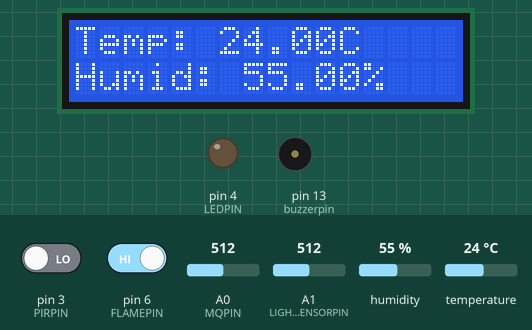
The sketch below on a simulated Arduino Uno, built with avr-gcc and run on an emulated ATmega328P. Parts: 16×2 character LCD, output pins drawn as LEDs (lit = HIGH), buzzer (waves = sounding). The test bench sets the inputs (shaded band); at power-on: pin 3 (PIRPIN) LOW, pin 6 (FLAMEPIN) HIGH, humidity 55 %, temperature 24 °C, A0 (MQPIN) = 512, A1 (LIGHT_SENSORPIN) = 512. What the sketch prints to the serial monitor is not drawn.

Above: at 1.2 s.
1.3 s: pin 3 (PIRPIN) driven HIGH
At 11.1 s:
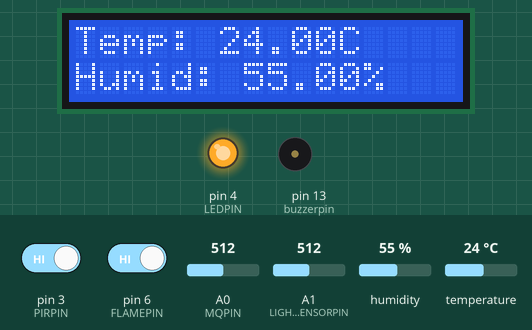
11.7 s: pin 6 (FLAMEPIN) driven LOW
At 21.3 s:
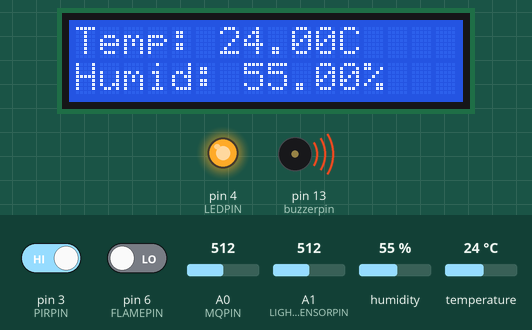
21.8 s: pin 3 (PIRPIN) driven LOW
At 31.5 s:
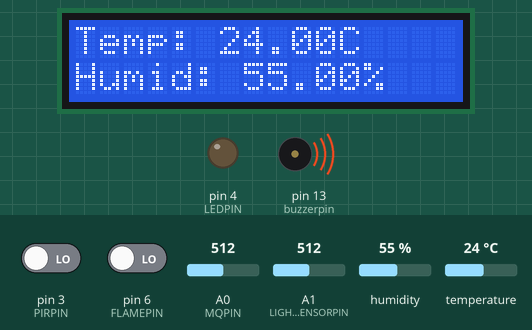
31.9 s: humidity set to 22 %
At 41.7 s:
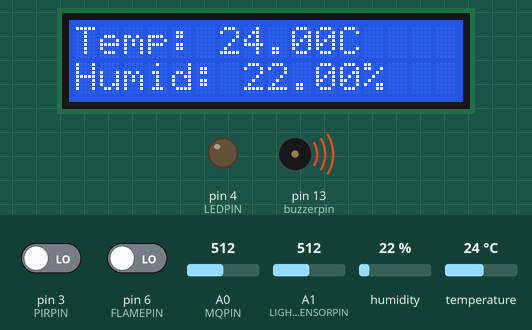
42.0 s: temperature set to 12 °C
At 51.8 s:
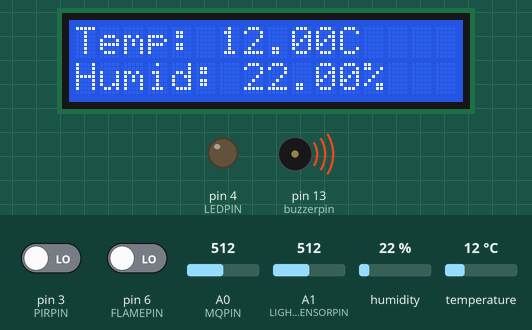
52.1 s: humidity set to 40 %
At 62.1 s:
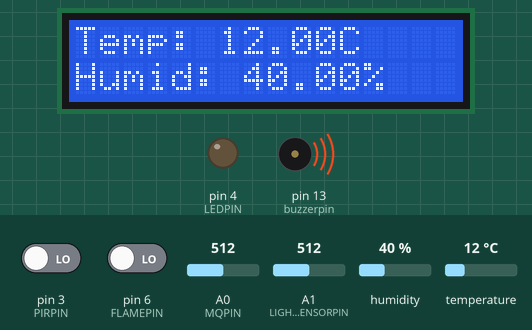
Timing chart, 0 to 63.2 s (numbered marks = the images above; inputs shaded):
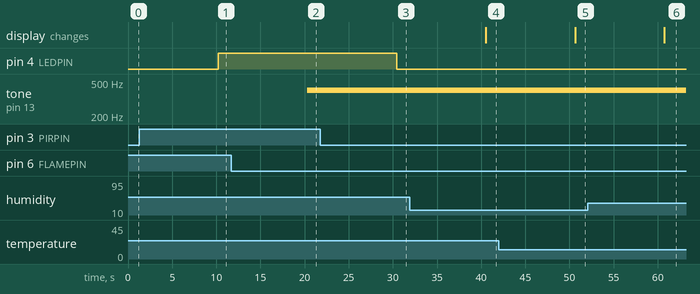

Measured:
- after the input at 1.3 s, pin 4 (LEDPIN): LOW → HIGH after 8.9 s
- after the input at 11.7 s, tone on pin 13 (buzzerpin): silent → 400 Hz after 8.6 s
- after the input at 21.8 s, pin 4 (LEDPIN): HIGH → LOW after 8.6 s
- after the input at 31.9 s, the display: changes after 8.6 s (image 4)
- after the input at 42.0 s, the display: changes after 8.6 s (image 5)
- after the input at 52.1 s, the display: changes after 8.6 s (image 6)

The sketch:

Arduino_main.ino
```cpp
#include "DHT.h"
#include <LiquidCrystal_I2C.h>

#define DHTPIN 2
#define DHTTYPE DHT11
#define MQPIN A0
#define PIRPIN 3
#define LEDPIN 4
#define I2C_ADDR 0x27
// #define BUZZERPIN 13
#define FLAMEPIN 6
#define LIGHT_SENSORPIN A1 // Analog pin connected to the light sensor

const int lightMin = 1023; // Maximum light value (minimum resistance)
const int lightMax = 0;
const int buzzerpin = 13;    // Minimum light value (maximum resistance)

DHT dht(DHTPIN, DHTTYPE);
LiquidCrystal_I2C lcd(I2C_ADDR, 16, 2);

void setup() {
  Serial.begin(9600); // Start serial communication at 9600 baud for ESP32
  dht.begin();
  pinMode(PIRPIN, INPUT);
  pinMode(LEDPIN, OUTPUT);
  pinMode(buzzerpin, OUTPUT);
  pinMode(FLAMEPIN, INPUT);
  pinMode(LIGHT_SENSORPIN, INPUT);

  lcd.init(); // Initialize the display
  lcd.backlight();
}

void loop() {
  float h = dht.readHumidity();
  float t = dht.readTemperature();
  int mqValue = analogRead(MQPIN);
  int pirValue = digitalRead(PIRPIN);
  int flameValue = digitalRead(FLAMEPIN);
  int lightLevelRaw = analogRead(LIGHT_SENSORPIN);
  int lightLevelScaled = map(lightLevelRaw, lightMin, lightMax, 0, 10);
  lightLevelScaled = constrain(lightLevelScaled, 0, 10);

  lcd.clear();

  if (isnan(h) || isnan(t)) {
    lcd.print("DHT Error!");
  } else {
    lcd.setCursor(0, 0);
    lcd.print("Temp: ");
    lcd.print(t);
    lcd.print("C");

    lcd.setCursor(0, 1);
    lcd.print("Humid: ");
    lcd.print(h);
    lcd.print("%");
  }

  digitalWrite(LEDPIN, pirValue == HIGH ? HIGH : LOW);

  if (flameValue == LOW) {
    tone(buzzerpin, 400);
    delay(50);
  } else {
    noTone(buzzerpin);
    delay(50);
  }

  // Отправляем на ESP32 данные разделенные запятыми
 String dataString = "h:" + String(h, 2) + ",t:" + String(t, 2) + ",mq:" + String(mqValue) + ",pir:" + String(pirValue) + ",flame:" + String(flameValue) + ",light:" + String(lightLevelScaled);
 Serial.println(dataString);

  delay(10000); // Ожидание перед следующим циклом измерений
}
```
